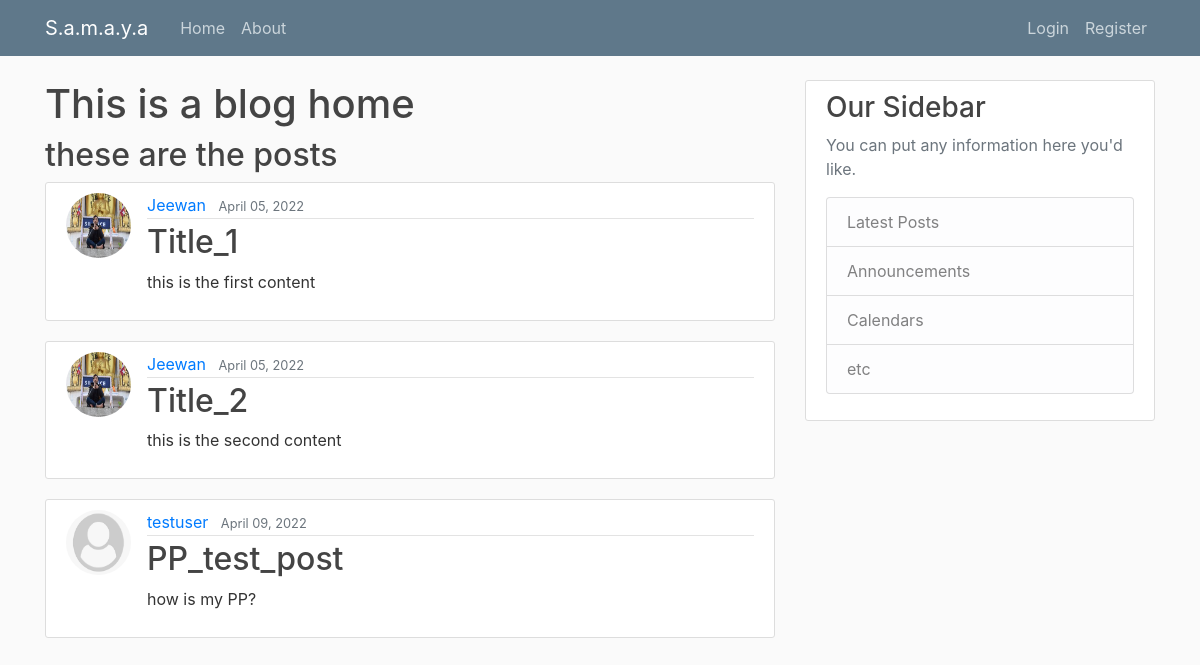
The page / on the database its author committed.
### blog/models.py (models this page shows, shortened)
class Post(models.Model):
    title= models.CharField(max_length=100)
    content = models.TextField()
    author = models.ForeignKey(User, on_delete = models.CASCADE)
    dete_posted = models.DateTimeField(default = timezone.now)

### users/models.py (models this page shows, shortened)
class Profile(models.Model):
    user = models.OneToOneField(User, on_delete=models.CASCADE)
    image = models.ImageField(default='default.jpg', upload_to='profile_pics')

### blog/views.py (the view)
# urls.py: path('', views.home, name='blog-home'),
def home(request):
    context = {
        'posts': Post.objects.all()
    }
    return render(request, 'blog/home.html', context)

### blog/templates/blog/home.html
{% extends "blog/base.html" %}
{% block content %}
    <h1>This is a blog home</h1>
    <h2>these are the posts</h2>
    {% for post in posts %}
        <article class="media content-section">
            <img class="rounded-circle article-img" src = "{{post.author.profile.image.url}}">
            <div class="media-body">
            <div class="article-metadata">
                <a class="mr-2" href="#">{{ post.author }}</a>
                <small class="text-muted">{{ post.dete_posted | date:"F d, Y" }}</small>
            </div>
            <h2><a class="article-title" href="#">{{ post.title }}</a></h2>
            <p class="article-content">{{ post.content }}</p>
            </div>
        </article>
    {% endfor %}
{% endblock content %}

### blog/templates/blog/base.html (shortened to what this page needs)
{%load static%}
<!DOCTYPE html>
<html lang="en">
<head>
    <link rel="stylesheet" href="https://cdn.jsdelivr.net/npm/bootstrap@4.0.0/dist/css/bootstrap.min.css">
    <link rel="stylesheet" type="text/css" href="{% static 'blog/main.css' %}">
</head>
<body>
    <header class="site-header">
        <nav class="navbar navbar-expand-md navbar-dark bg-steel fixed-top">
          <div class="container">
            <a class="navbar-brand mr-4" href="{% url 'blog-home' %}">S.a.m.a.y.a</a>
            <div class="collapse navbar-collapse" id="navbarToggle">
              <div class="navbar-nav mr-auto">
                <a class="nav-item nav-link" href="{% url 'blog-home' %}">Home</a>
                <a class="nav-item nav-link" href="{% url 'blog-about' %}">About</a>
              </div>
              <div class="navbar-nav">
                {% if user.is_authenticated %}
                  <a class="nav-item nav-link" href="{% url 'logout' %}">Logout</a>
                  <a class="nav-item nav-link" href="{% url 'profile' %}">Profile</a>
                {% else %}
                  <a class="nav-item nav-link" href="{% url 'login' %}">Login</a>
                  <a class="nav-item nav-link" href="{% url 'register' %}">Register</a>
                {% endif %}
              </div>
            </div>
          </div>
        </nav>
      </header>
    <main role="main" class="container">
    <div class="row">
        <div class="col-md-8">
        {% block content %}{% endblock %}
        </div>
        <div class="col-md-4">
        <div class="content-section">
            <h3>Our Sidebar</h3>
            <p class='text-muted'>You can put any information here you'd like.
            <ul class="list-group">
                <li class="list-group-item list-group-item-light">Latest Posts</li>
                <li class="list-group-item list-group-item-light">Announcements</li>
                <li class="list-group-item list-group-item-light">Calendars</li>
                <li class="list-group-item list-group-item-light">etc</li>
            </ul>
            </p>
        </div>
        </div>
    </div>
    </main>
</body>
</html>

### blog/static/blog/main.css (style rules this page uses)
body { background: #fafafa; color: #333333; margin-top: 5rem; }
h1, h2, h3, h4, h5, h6 { color: #444444; }
ul { margin: 0; }
.bg-steel { background-color: #5f788a; }
.site-header .navbar-nav .nav-link { color: #cbd5db; }
.content-section { background: #ffffff; padding: 10px 20px; border: 1px solid #dddddd; border-radius: 3px; margin-bottom: 20px; }
.article-title { color: #444444; }
.article-content { white-space: pre-line; }
.article-img { height: 65px; width: 65px; margin-right: 16px; }
.article-metadata { padding-bottom: 1px; margin-bottom: 4px; border-bottom: 1px solid #e3e3e3 }

### rows shown on the page
Post: author.profile.image (picture), author "Jeewan", dete_posted "April 05, 2022", title "Title_1", content "this is the first content"
Post: author.profile.image (picture), author "Jeewan", dete_posted "April 05, 2022", title "Title_2", content "this is the second content"
Post: author.profile.image (placeholder picture), author "testuser", dete_posted "April 09, 2022", title "PP_test_post", content "how is my PP?"
